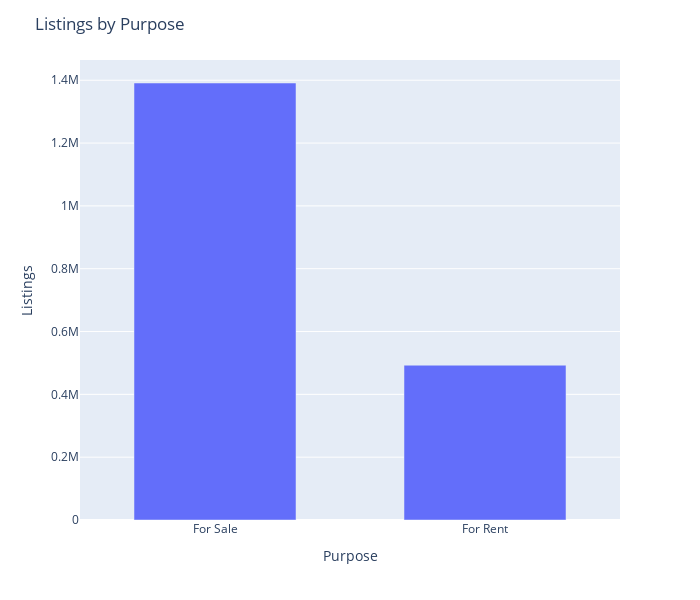

Notebook source saved alongside this figure:
### Code cell
fig = px.bar(listings_by_purpose, x='Purpose', y='Listings')
fig.update_layout(title='Listings by Purpose', width=700, height=600, bargap=0.4)
fig.show()

### Figure 1 — Plotly figure (JSON) as saved in the notebook; plotly's stock layout.template omitted (floating-point values rounded to 4 significant figures)
{"data": [{"alignmentgroup": "True", "hovertemplate": "Purpose=%{x}<br>Listings=%{y}<extra></extra>", "legendgroup": "", "marker": {"color": "#636efa", "pattern": {"shape": ""}}, "name": "", "offsetgroup": "", "orientation": "v", "showlegend": false, "textposition": "auto", "type": "bar", "x": ["For Sale", "For Rent"], "xaxis": "x", "y": [1391205, 492795], "yaxis": "y"}], "layout": {"bargap": 0.4, "barmode": "relative", "height": 600, "legend": {"tracegroupgap": 0}, "margin": {"t": 60}, "title": {"text": "Listings by Purpose"}, "width": 700, "xaxis": {"anchor": "y", "autorange": true, "domain": [0, 1], "range": [-0.5, 1.5], "title": {"text": "Purpose"}, "type": "category"}, "yaxis": {"anchor": "x", "autorange": true, "domain": [0, 1], "range": [0, 1464000.0], "title": {"text": "Listings"}, "type": "linear"}}}
